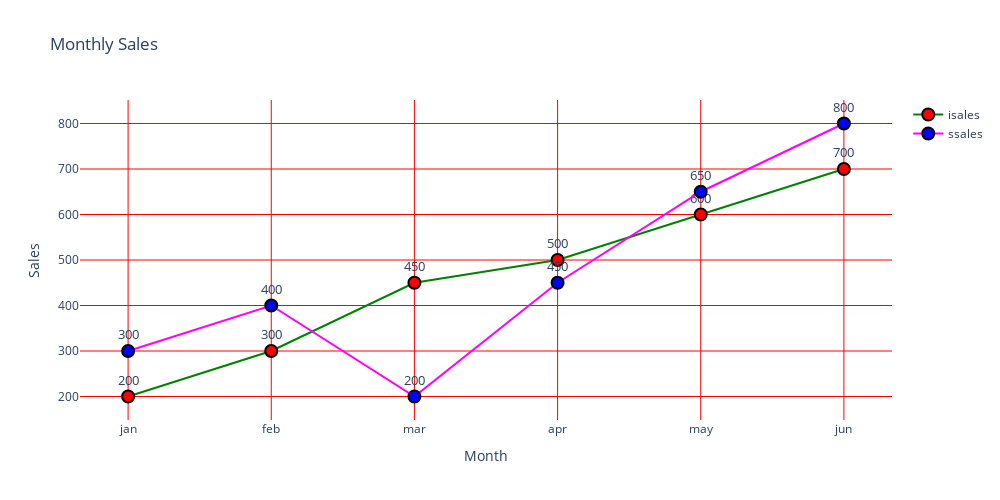

Notebook source saved alongside this figure:
### Code cell
import plotly.graph_objects as go

month = ['jan', 'feb', 'mar', 'apr', 'may', 'jun']
isales = [200, 300, 450, 500, 600, 700]
ssales = [300, 400, 200, 450, 650, 800]

fig = go.Figure()

# Add isales trace
fig.add_trace(go.Scatter(
    x=month,
    y=isales,
    mode='lines+markers+text',
    name='isales',
    line=dict(color='green'),
    marker=dict(
        color='red',
        size=12,
        line=dict(
            color='black',
            width=2
        )
    ),
    text=isales,
    textposition='top center',
    textfont=dict(size=13)
))

# Add ssales trace
fig.add_trace(go.Scatter(
    x=month,
    y=ssales,
    mode='lines+markers+text',
    name='ssales',
    line=dict(color='magenta'),
    marker=dict(
        color='blue',
        size=12,
        line=dict(
            color='black',
            width=2
        )
    ),
    text=ssales,
    textposition='top center',
    textfont=dict(size=13)
))

# Update layout
fig.update_layout(
    title='Monthly Sales',
    xaxis_title='Month',
    yaxis_title='Sales',
    showlegend=True,
    width=1000,
    height=500,
    plot_bgcolor='white'
)

# Add grid
fig.update_xaxes(showgrid=True, gridwidth=1, gridcolor='red')
fig.update_yaxes(showgrid=True, gridwidth=1, gridcolor='red')

fig.show()

### Figure 1 — Plotly figure (JSON) as saved in the notebook; plotly's stock layout.template omitted (floating-point values rounded to 4 significant figures)
{"data": [{"line": {"color": "green"}, "marker": {"color": "red", "line": {"color": "black", "width": 2}, "size": 12}, "mode": "lines+markers+text", "name": "isales", "text": ["200", "300", "450", "500", "600", "700"], "textfont": {"size": 13}, "textposition": "top center", "type": "scatter", "x": ["jan", "feb", "mar", "apr", "may", "jun"], "y": [200, 300, 450, 500, 600, 700]}, {"line": {"color": "magenta"}, "marker": {"color": "blue", "line": {"color": "black", "width": 2}, "size": 12}, "mode": "lines+markers+text", "name": "ssales", "text": ["300", "400", "200", "450", "650", "800"], "textfont": {"size": 13}, "textposition": "top center", "type": "scatter", "x": ["jan", "feb", "mar", "apr", "may", "jun"], "y": [300, 400, 200, 450, 650, 800]}], "layout": {"height": 500, "plot_bgcolor": "white", "showlegend": true, "title": {"text": "Monthly Sales"}, "width": 1000, "xaxis": {"gridcolor": "red", "gridwidth": 1, "showgrid": true, "title": {"text": "Month"}}, "yaxis": {"gridcolor": "red", "gridwidth": 1, "showgrid": true, "title": {"text": "Sales"}}}}
